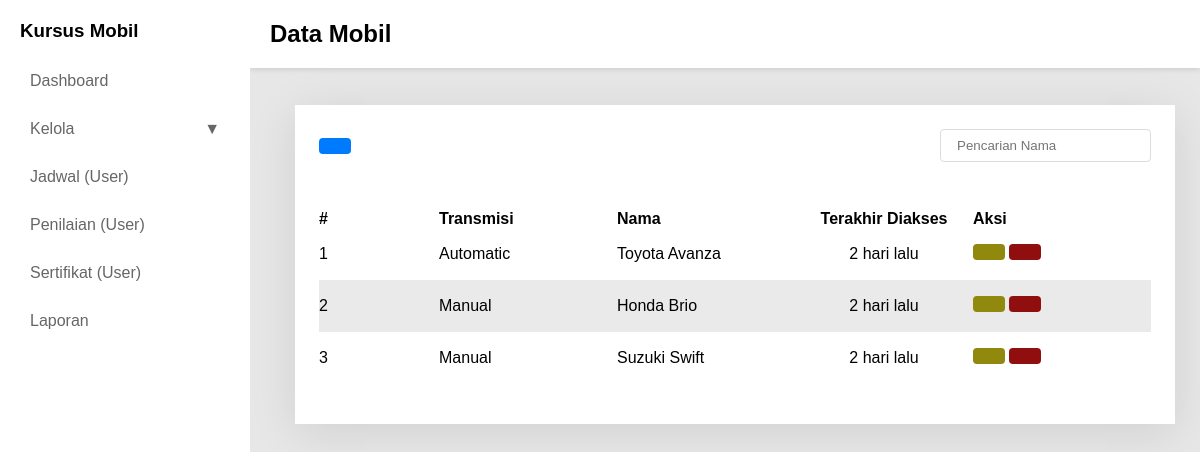
/cars/index.php, run on the app's committed database.
### tables this page shows
CREATE TABLE cars (
    id INT AUTO_INCREMENT PRIMARY KEY,
    name VARCHAR(50) NOT NULL,
    transmission ENUM('manual', "automatic") NOT NULL,
    status ENUM("active", "non-active") DEFAULT 'active',
    created_at TIMESTAMP DEFAULT CURRENT_TIMESTAMP
);

### components/time_ago.php (called while the page is built, shortened)
<?php
function timeAgo(string $datetime): string {
    $timestamp = strtotime($datetime);
    $diff = time() - $timestamp;
    $units = [
        31536000 => 'tahun',
        2592000  => 'bulan',
        604800   => 'minggu',
        86400    => 'hari',
        3600     => 'jam',
        60       => 'menit',
        1        => 'detik'
    ];
    foreach ($units as $seconds => $label) {
        $value = floor($diff / $seconds);
        if ($value >= 1) {
            return "$value $label lalu";
        }
    }
    return 'baru saja';
}

### cars/index.php (the view, shortened to what this page needs)
<!DOCTYPE html>
<html lang="en">
<head>
  <link rel="stylesheet" href="../assets/css/style.css" />
</head>
<body>
  <?php sidebar() ?>
  <div class="content">
    <?php labelSidebar("Data Mobil") ?>
    <div class="content-body">
      <div class="container">
        <div action="" class="inputBx">
          <button class="btn primary" onclick="openModal('createModal')"><ion-icon name="add"></ion-icon></button>
          <input type="text" id="searchInput" placeholder="Pencarian Nama">
        </div>
        <div class="dataTable">
          <table id="dataTable">
            <thead>
              <tr>
                <th width="120">#</th>
                <th>Transmisi</th>
                <th>Nama</th>
                <th style="text-align: center;">Terakhir Diakses</th>
                <th>Aksi</th>
              </tr>
            </thead>
            <?php
            include_once("../database/connect.php");
            $Cars = mysqli_query($connect, "SELECT * FROM Cars ORDER BY created_at DESC");
            ?>
            <tbody>
              <?php while ($car = mysqli_fetch_object($Cars)): ?>
                <tr>
                  <td><?= $car->id ?></td>
                  <td style="text-transform: capitalize"><?= $car->transmission ?></td>
                  <td><?= $car->name ?></td>
                  <td style="text-align: center;"><?= timeAgo($car->created_at) ?></td>
                  <td>
                    <a href="?edit=<?= $car->id ?>" class="btn warning"><ion-icon name="create-outline"></ion-icon></a>
                    <a href="?delete=<?= $car->id ?>" class="btn danger" onclick="return confirm('Yakin hapus?')"><ion-icon name="trash-bin-outline"></ion-icon></a>
                  </td>
                </tr>
              <?php endwhile ?>
            </tbody>
          </table>
        </div>
      </div>
    </div>
  </div>
</body>
</html>

### components/sidebar.php (shortened to what this page needs)
<?php function sidebar()
{ ?>
  <div class="sidebar">
    <div class="sidebar-action">
      <h3>Kursus Mobil</h3>
      <button class="toggle-btn" onclick="toggleSidebar()">
      </button>
    </div>
    <a href="../dashboard.php">Dashboard</a>
    <button class="dropdown" onclick="toggleDropdown()">Kelola <span>▼</span></button>
    <a href="#">Jadwal (User)</a>
    <a href="#">Penilaian (User)</a>
    <a href="#">Sertifikat (User)</a>
    <a href="#">Laporan</a>
  </div>
<?php } ?>

### components/label_sidebar.php (shortened to what this page needs)
<?php function labelSidebar($title)
{ ?>
  <div class='fixed-header'>
    <h2><?= $title ?></h2>
  </div>
<?php } ?>

### assets/css/style.css (style rules this page uses)
* { margin: 0; padding: 0; box-sizing: border-box; font-family: "Inter Tight", sans-serif; }
a { display: inline-block; text-decoration: none; }
button { outline: none; border: none; display: flex; align-items: center; }
body { display: flex; flex-direction: row; background: #e7e7e7; }
.sidebar { width: 250px; height: 100vh; background: #fff; padding: 20px; position: fixed; transition: width 0.3s; overflow: hidden; z-index: 10; }
.sidebar a, .sidebar .dropdown { transition: 0.3s; opacity: 0.75; }
.sidebar h3 { transition: opacity 0.3s; }
.sidebar a { display: block; padding: 10px; color: #333; margin-bottom: 10px; }
.dropdown { cursor: pointer; padding: 10px; color: #333; background: none; border: none; width: 100%; text-align: left; font-size: 16px; display: flex; justify-content: space-between; margin-bottom: 10px; }
.sidebar-action { display: flex; justify-content: space-between; align-items: center; margin-bottom: 20px; }
.toggle-btn { background: transparent; color: 222; border: none; padding: 5px 10px; cursor: pointer; border-radius: 5px; font-size: 1.5em; }
.content { position: relative; margin-left: 270px; padding: 25px; width: calc(100% - 270px); transition: margin-left 0.3s; }
.fixed-header { position: fixed; top: 0; right: 0; width: calc(100% - 250px); background: white; padding: 20px; box-shadow: 0 2px 5px rgba(0, 0, 0, 0.1); display: flex; justify-content: space-between; }
.content-body { margin-top: 80px; background: #fff; padding: 24px; box-shadow: 0px 8px 45px rgba(0, 0, 0, 0.1); }
.inputBx { width: 100%; display: flex; justify-content: space-between; align-items: center; margin-bottom: 48px; }
.btn { padding: 8px 16px; border-radius: 4px; transition: 0.5s; }
.primary { background: #007bff; color: #fff; }
.warning { background: #91880e; color: #fff; }
.danger { background: #910e0e; color: #fff; }
input { border: 1px solid #ddd; outline: none; padding: 8px 16px; border-radius: 4px; }
.dataTable { display: flex; }
table { width: 100%; border-collapse: collapse; table-layout: fixed; }
tr { text-align: left; }
td { padding: 16px 0; }
thead { padding: 16px; }
tr:nth-child(even) { background: #eaeaea; }
.dataTable { margin: 16px 0; position: relative; width: 100%; border-radius: 8px; }

### data on the page
cars: id "1", transmission "Automatic", name "Toyota Avanza", created_at "2 hari lalu"
cars: id "2", transmission "Manual", name "Honda Brio", created_at "2 hari lalu"
cars: id "3", transmission "Manual", name "Suzuki Swift", created_at "2 hari lalu"

### other printed values
$title "Data Mobil"
